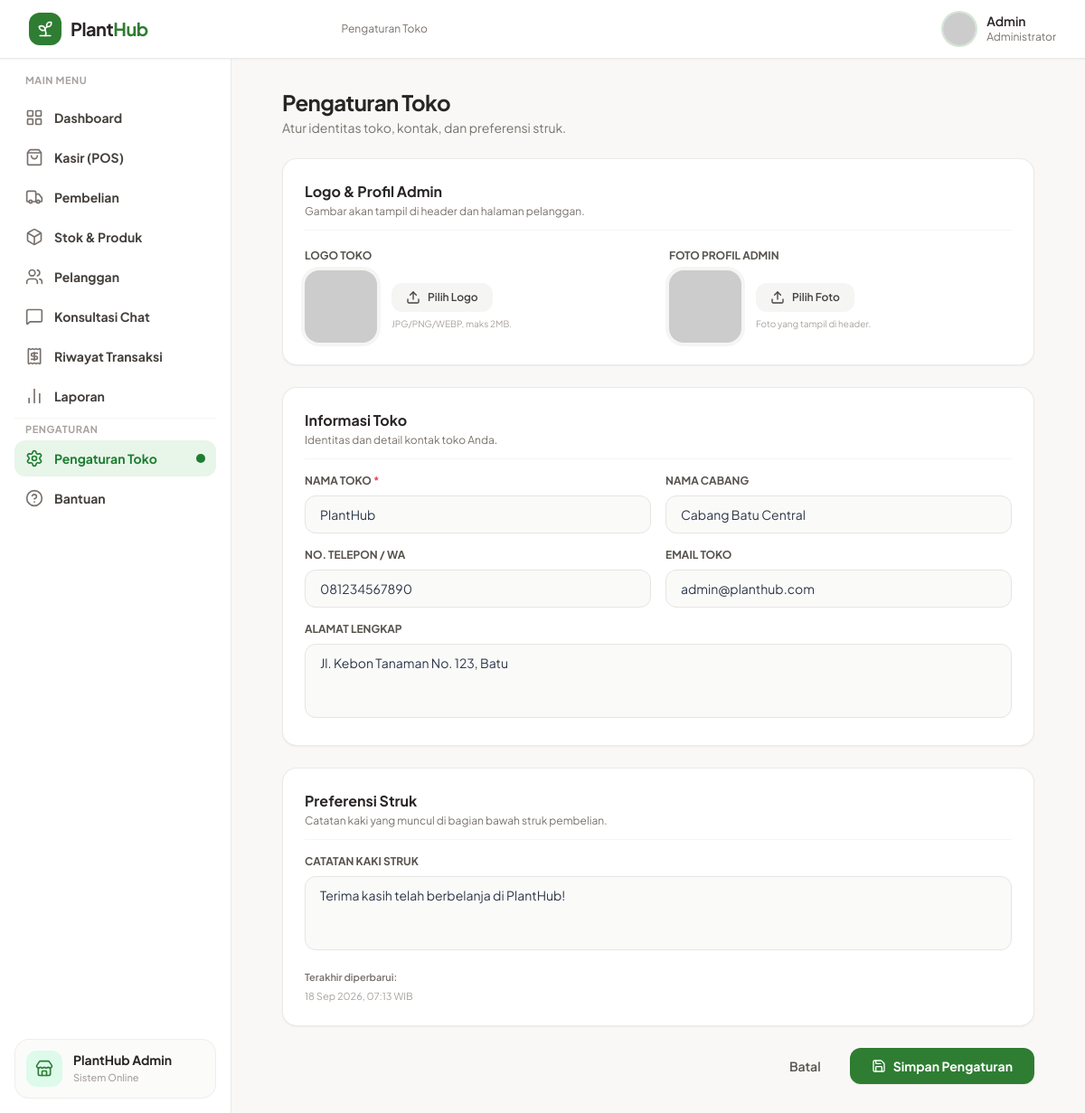
/Admin/pengaturan.php (signed in), run on the app's committed database.
### tables this page shows
CREATE TABLE pengaturan (
    id INT AUTO_INCREMENT PRIMARY KEY,
    nama_toko VARCHAR(100) NOT NULL DEFAULT 'PlantHub',
    nama_cabang VARCHAR(100) NOT NULL DEFAULT 'Cabang Utama',
    no_telepon VARCHAR(20) NULL,
    email_toko VARCHAR(100) NULL,
    alamat_toko TEXT NULL,
    catatan_nota TEXT NULL,
    logo_toko VARCHAR(255) DEFAULT 'default_logo.png',
    foto_profil VARCHAR(255) DEFAULT 'default_avatar.jpg',
    updated_at TIMESTAMP DEFAULT CURRENT_TIMESTAMP ON UPDATE CURRENT_TIMESTAMP
);

### Admin/pengaturan.php (the view, shortened to what this page needs)
<?php
require_once '../Config/database.php';
$admin_nama = $_SESSION['nama_user'] ?? 'Admin';
mysqli_query($conn, "CREATE TABLE IF NOT EXISTS pengaturan (
    id INT AUTO_INCREMENT PRIMARY KEY,
    nama_toko VARCHAR(100) NOT NULL DEFAULT 'PlantHub',
    nama_cabang VARCHAR(100) NOT NULL DEFAULT 'Cabang Utama',
    no_telepon VARCHAR(20) NULL,
    email_toko VARCHAR(100) NULL,
    alamat_toko TEXT NULL,
    catatan_nota TEXT NULL,
    logo_toko VARCHAR(255) DEFAULT 'default_logo.png',
    foto_profil VARCHAR(255) DEFAULT 'default_avatar.jpg',
    updated_at TIMESTAMP DEFAULT CURRENT_TIMESTAMP ON UPDATE CURRENT_TIMESTAMP
)");
$data_toko = mysqli_fetch_assoc(mysqli_query($conn, "SELECT * FROM pengaturan WHERE id = 1"));
$logo_src = (!empty($data_toko['logo_toko']) && file_exists('../uploads/' . $data_toko['logo_toko']))
    ? '../uploads/' . $data_toko['logo_toko']
    : 'https://ui-avatars.com/api/?name=PH&background=2E7D32&color=fff&size=128';
$avatar_src = (!empty($data_toko['foto_profil']) && file_exists('../uploads/' . $data_toko['foto_profil']))
    ? '../uploads/' . $data_toko['foto_profil']
    : 'https://ui-avatars.com/api/?name=' . urlencode($admin_nama) . '&background=2E7D32&color=fff';
?>
<!DOCTYPE html>
<html lang="id">
<head>
    <script src="https://cdn.tailwindcss.com"></script>
</head>
<body class="antialiased min-h-screen flex flex-col">
    <header class="sticky top-0 z-30 bg-white border-b border-stone-200/80 shadow-sm">
        <div class="px-4 sm:px-6 lg:px-8 h-16 flex items-center justify-between gap-4">
            <div class="flex items-center gap-3">
                <a href="dashboard.php" class="flex items-center gap-2.5">
                    <div class="w-9 h-9 rounded-xl bg-[#2E7D32] flex items-center justify-center text-white shadow-sm">
                        <i data-lucide="sprout" class="w-5 h-5"></i>
                    </div>
                    <span class="text-xl font-bold tracking-tight text-stone-800">Plant<span class="text-[#2E7D32]">Hub</span></span>
                </a>
            </div>
            <div class="hidden md:flex flex-1 max-w-md">
                <span class="text-xs text-stone-500 self-center">Pengaturan Toko</span>
            </div>
            <a href="dashboard.php" class="flex items-center gap-3 pl-1">
                <img src="<?= $avatar_src ?>" class="w-9 h-9 rounded-full object-cover ring-2 ring-[#2E7D32]/20">
                <div class="hidden sm:block text-left">
                    <p class="text-sm font-semibold text-stone-800 leading-tight"><?= htmlspecialchars($admin_nama) ?></p>
                    <p class="text-xs text-stone-500">Administrator</p>
                </div>
            </a>
        </div>
    </header>
    <div class="flex flex-1">
        <aside id="sidebar" class="w-64 bg-white border-r border-stone-200/80 hidden lg:flex flex-col justify-between shrink-0 p-4">
            <div class="space-y-6">
                <nav class="space-y-1">
                    <p class="px-3 text-[11px] font-bold text-stone-400 uppercase tracking-wider mb-3">MAIN MENU</p>
                    <?php
                    $menu = [
                        ['url' => 'dashboard.php',  'icon' => 'layout-grid',    'label' => 'Dashboard',        'active' => false],
                        ['url' => 'pos.php',        'icon' => 'shopping-bag',   'label' => 'Kasir (POS)',      'active' => false],
                        ['url' => 'restock.php',    'icon' => 'truck',          'label' => 'Pembelian',        'active' => false],
                        ['url' => 'stok.php',       'icon' => 'box',            'label' => 'Stok & Produk',    'active' => false],
                        ['url' => 'pelanggan.php',  'icon' => 'users',          'label' => 'Pelanggan',        'active' => false],
                        ['url' => 'chat.php',       'icon' => 'message-square', 'label' => 'Konsultasi Chat',  'active' => false],
                        ['url' => 'transaksi.php',  'icon' => 'receipt',        'label' => 'Riwayat Transaksi','active' => false],
                        ['url' => 'laporan.php',    'icon' => 'bar-chart-2',    'label' => 'Laporan',          'active' => false],
                    ];
                    foreach ($menu as $m):
                        $cls = $m['active'] ? 'text-[#1E7D32] bg-[#E8F5E9]' : 'text-stone-700 hover:bg-stone-100';
                    ?>
                        <a href="<?= $m['url'] ?>" class="flex items-center justify-between px-3 py-2.5 text-sm font-bold rounded-xl transition-colors <?= $cls ?>">
                            <div class="flex items-center gap-3">
                                <i data-lucide="<?= $m['icon'] ?>" class="w-5 h-5 <?= $m['active'] ? 'text-[#1E7D32]' : 'text-stone-500' ?>"></i>
                                <span><?= $m['label'] ?></span>
                            </div>
                        </a>
                    <?php endforeach; ?>
                    <hr class="border-stone-100 my-3">
                    <p class="px-3 text-[11px] font-bold text-stone-400 uppercase tracking-wider mb-3">PENGATURAN</p>
                    <?php
                    $menu2 = [
                        ['url' => 'pengaturan.php', 'icon' => 'settings',    'label' => 'Pengaturan Toko', 'active' => true],
                        ['url' => 'bantuan.php',    'icon' => 'help-circle', 'label' => 'Bantuan',         'active' => false],
                    ];
                    foreach ($menu2 as $m):
                        $cls = $m['active'] ? 'text-[#1E7D32] bg-[#E8F5E9]' : 'text-stone-700 hover:bg-stone-100';
                    ?>
                        <a href="<?= $m['url'] ?>" class="flex items-center justify-between px-3 py-2.5 text-sm font-bold rounded-xl transition-colors <?= $cls ?>">
                            <div class="flex items-center gap-3">
                                <i data-lucide="<?= $m['icon'] ?>" class="w-5 h-5 <?= $m['active'] ? 'text-[#1E7D32]' : 'text-stone-500' ?>"></i>
                                <span><?= $m['label'] ?></span>
                            </div>
                            <?php if ($m['active']): ?><span class="w-2.5 h-2.5 rounded-full bg-[#1E7D32]"></span><?php endif; ?>
                        </a>
                    <?php endforeach; ?>
                </nav>
            </div>
            <div class="p-3 bg-stone-50/80 border border-stone-200/60 rounded-2xl flex items-center gap-3 mt-auto">
                <div class="w-10 h-10 rounded-xl bg-emerald-100/70 flex items-center justify-center text-[#2E7D32] shrink-0">
                    <i data-lucide="store" class="w-5 h-5"></i>
                </div>
                <div class="overflow-hidden">
                    <p class="text-sm font-bold text-stone-800 truncate leading-tight">PlantHub Admin</p>
                    <p class="text-[11px] font-medium text-stone-400 truncate mt-0.5">Sistem Online</p>
                </div>
            </div>
        </aside>
        <main class="flex-1 p-4 sm:p-6 lg:p-8 max-w-4xl mx-auto w-full space-y-6">
            <div>
                <h1 class="text-2xl font-bold text-stone-800 tracking-tight">Pengaturan Toko</h1>
                <p class="text-sm text-stone-500 mt-0.5">Atur identitas toko, kontak, dan preferensi struk.</p>
            </div>
            <form method="POST" action="pengaturan.php" enctype="multipart/form-data" class="space-y-6">
                <div class="bg-white rounded-2xl border border-stone-200/80 shadow-sm p-6 space-y-5">
                    <div class="border-b border-stone-100 pb-3">
                        <h2 class="text-base font-bold text-stone-800">Logo & Profil Admin</h2>
                        <p class="text-xs text-stone-500 mt-0.5">Gambar akan tampil di header dan halaman pelanggan.</p>
                    </div>
                    <div class="grid grid-cols-1 md:grid-cols-2 gap-6">
                        <div>
                            <label class="block text-xs font-bold text-stone-600 uppercase mb-2">Logo Toko</label>
                            <div class="flex items-center gap-4">
                                <img id="previewLogo" src="<?= htmlspecialchars($logo_src) ?>" class="w-20 h-20 rounded-2xl object-cover ring-4 ring-stone-100 bg-stone-50">
                                <div>
                                    <label class="inline-flex items-center gap-2 bg-stone-100 hover:bg-stone-200 text-stone-700 px-4 py-2 rounded-xl text-xs font-semibold cursor-pointer transition">
                                        <i data-lucide="upload" class="w-4 h-4"></i>
                                        <span>Pilih Logo</span>
                                    </label>
                                    <p class="text-[10px] text-stone-400 mt-1.5">JPG/PNG/WEBP, maks 2MB.</p>
                                </div>
                            </div>
                        </div>
                        <div>
                            <label class="block text-xs font-bold text-stone-600 uppercase mb-2">Foto Profil Admin</label>
                            <div class="flex items-center gap-4">
                                <img id="previewProfil" src="<?= htmlspecialchars($avatar_src) ?>" class="w-20 h-20 rounded-2xl object-cover ring-4 ring-stone-100 bg-stone-50">
                                <div>
                                    <label class="inline-flex items-center gap-2 bg-stone-100 hover:bg-stone-200 text-stone-700 px-4 py-2 rounded-xl text-xs font-semibold cursor-pointer transition">
                                        <i data-lucide="upload" class="w-4 h-4"></i>
                                        <span>Pilih Foto</span>
                                    </label>
                                    <p class="text-[10px] text-stone-400 mt-1.5">Foto yang tampil di header.</p>
                                </div>
                            </div>
                        </div>
                    </div>
                </div>
                <div class="bg-white rounded-2xl border border-stone-200/80 shadow-sm p-6 space-y-4">
                    <div class="border-b border-stone-100 pb-3">
                        <h2 class="text-base font-bold text-stone-800">Informasi Toko</h2>
                        <p class="text-xs text-stone-500 mt-0.5">Identitas dan detail kontak toko Anda.</p>
                    </div>
                    <div class="grid grid-cols-1 sm:grid-cols-2 gap-4">
                        <div>
                            <label class="block text-xs font-bold text-stone-600 uppercase mb-2">Nama Toko <span class="text-rose-500">*</span></label>
                            <input type="text" name="nama_toko" value="<?= htmlspecialchars($data_toko['nama_toko']) ?>" required class="w-full px-4 py-2.5 text-sm bg-stone-50 border border-stone-200 rounded-xl focus:outline-none focus:bg-white focus:border-[#2E7D32]">
                        </div>
                        <div>
                            <label class="block text-xs font-bold text-stone-600 uppercase mb-2">Nama Cabang</label>
                            <input type="text" name="nama_cabang" value="<?= htmlspecialchars($data_toko['nama_cabang']) ?>" class="w-full px-4 py-2.5 text-sm bg-stone-50 border border-stone-200 rounded-xl focus:outline-none focus:bg-white focus:border-[#2E7D32]">
                        </div>
                        <div>
                            <label class="block text-xs font-bold text-stone-600 uppercase mb-2">No. Telepon / WA</label>
                            <input type="text" name="no_telepon" value="<?= htmlspecialchars($data_toko['no_telepon']) ?>" class="w-full px-4 py-2.5 text-sm bg-stone-50 border border-stone-200 rounded-xl focus:outline-none focus:bg-white focus:border-[#2E7D32]">
                        </div>
                        <div>
                            <label class="block text-xs font-bold text-stone-600 uppercase mb-2">Email Toko</label>
                            <input type="email" name="email_toko" value="<?= htmlspecialchars($data_toko['email_toko']) ?>" class="w-full px-4 py-2.5 text-sm bg-stone-50 border border-stone-200 rounded-xl focus:outline-none focus:bg-white focus:border-[#2E7D32]">
                        </div>
                    </div>
                    <div>
                        <label class="block text-xs font-bold text-stone-600 uppercase mb-2">Alamat Lengkap</label>
                        <textarea name="alamat_toko" rows="3" class="w-full px-4 py-2.5 text-sm bg-stone-50 border border-stone-200 rounded-xl focus:outline-none focus:bg-white focus:border-[#2E7D32] resize-none"><?= htmlspecialchars($data_toko['alamat_toko']) ?></textarea>
                    </div>
                </div>
                <div class="bg-white rounded-2xl border border-stone-200/80 shadow-sm p-6 space-y-4">
                    <div class="border-b border-stone-100 pb-3">
                        <h2 class="text-base font-bold text-stone-800">Preferensi Struk</h2>
                        <p class="text-xs text-stone-500 mt-0.5">Catatan kaki yang muncul di bagian bawah struk pembelian.</p>
                    </div>
                    <div>
                        <label class="block text-xs font-bold text-stone-600 uppercase mb-2">Catatan Kaki Struk</label>
                        <textarea name="catatan_nota" rows="3" class="w-full px-4 py-2.5 text-sm bg-stone-50 border border-stone-200 rounded-xl focus:outline-none focus:bg-white focus:border-[#2E7D32] resize-none"><?= htmlspecialchars($data_toko['catatan_nota']) ?></textarea>
                    </div>
                    <div class="text-[11px] text-stone-400">
                        <p class="font-semibold text-stone-500 mb-1">Terakhir diperbarui:</p>
                        <p><?= !empty($data_toko['updated_at']) ? date('d M Y, H:i', strtotime($data_toko['updated_at'])) . ' WIB' : '-' ?></p>
                    </div>
                </div>
                <div class="flex items-center justify-end gap-3">
                    <a href="dashboard.php" class="px-5 py-2.5 text-sm font-semibold text-stone-600 hover:bg-stone-100 rounded-xl">Batal</a>
                    <button type="submit" name="simpan_pengaturan" class="inline-flex items-center gap-2 bg-[#2E7D32] text-white px-6 py-2.5 rounded-xl text-sm font-bold hover:bg-emerald-800 shadow-sm transition">
                        <i data-lucide="save" class="w-4 h-4"></i> Simpan Pengaturan
                    </button>
                </div>
            </form>
        </main>
    </div>
</body>
</html>

### Admin/pengaturan.php (style rules this page uses)
body { font-family: 'Plus Jakarta Sans', sans-serif; background-color: #F9F8F6; color: #2D3748; }

### data on the page
pengaturan: nama_toko "PlantHub", nama_cabang "Cabang Batu Central", no_telepon "081234567890", email_toko "admin@planthub.com", alamat_toko "Jl. Kebon Tanaman No. 123, Batu", catatan_nota "Terima kasih telah berbelanja di PlantHub!", updated_at "18 Sep 2026, 07:13"

### other printed values
$admin_nama "Admin"
$m['label'] "Dashboard"
$m['label'] "Kasir (POS)"
$m['label'] "Pembelian"
$m['label'] "Stok & Produk"
$m['label'] "Pelanggan"
$m['label'] "Konsultasi Chat"
$m['label'] "Riwayat Transaksi"
$m['label'] "Laporan"
$m['label'] "Pengaturan Toko"
$m['label'] "Bantuan"
